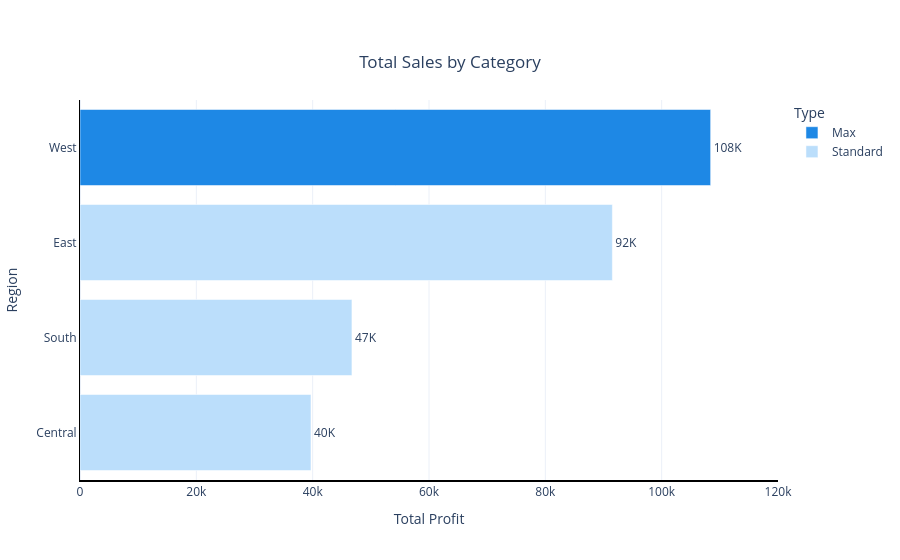

The notebook cell saved with this chart:
### Markdown cell above
>## 2) Bar Chart — Total Profit by Region
>>## Audience Question:
>>>## Which region generates the top of total profit?

### Code cell
profit_by_region = df.groupby("region")["profit"].sum().reset_index()
profit_by_region = profit_by_region.sort_values("profit", ascending=False).reset_index(drop=True)

profit_by_region["type"] = "Standard"
profit_by_region.loc[0, "type"] = "Max"

fig_bar = px.bar(
    profit_by_region,
    x="profit",
    y="region",
    title="Total Profit by Region",
    color="type",
    text=profit_by_region["profit"] / 1000
)

fig_bar.update_yaxes(autorange="reversed")

fig_bar.update_traces(
    texttemplate="%{text:.0f}K",
    textposition="outside"
)

color_map = {
    "Max": "#1E88E5",
    "Standard": "#BBDEFB"
}

fig_bar.for_each_trace(
    lambda t: t.update(marker_color=color_map[t.name])
)

fig_bar.update_layout(
    xaxis_title="Total Profit",
    yaxis_title="Region",
    template="plotly_white",
    xaxis_showgrid=True,
    legend_title="Type",
    title={ "text": "Total Sales by Category",
    "x": 0.5,
    "y": 0.9,
    "xanchor": "center"}
)

fig_bar.update_xaxes(range=[0, 120000])
fig_bar.update_xaxes(showline=True, linewidth=2, linecolor='black')
fig_bar.update_yaxes(showline=True, linewidth=1, linecolor='black')
fig_bar.show()

### Figure 1 — Plotly figure (JSON) as saved in the notebook; plotly's stock layout.template omitted (floating-point values rounded to 4 significant figures)
{"data": [{"hovertemplate": "type=Max<br>profit=%{x}<br>region=%{y}<br>text=%{text}<extra></extra>", "legendgroup": "Max", "marker": {"color": "#1E88E5", "pattern": {"shape": ""}}, "name": "Max", "orientation": "h", "showlegend": true, "text": [108.4], "textposition": "outside", "texttemplate": "%{text:.0f}K", "type": "bar", "x": [108400.0], "xaxis": "x", "y": ["West"], "yaxis": "y"}, {"hovertemplate": "type=Standard<br>profit=%{x}<br>region=%{y}<br>text=%{text}<extra></extra>", "legendgroup": "Standard", "marker": {"color": "#BBDEFB", "pattern": {"shape": ""}}, "name": "Standard", "orientation": "h", "showlegend": true, "text": [91.52, 46.75, 39.71], "textposition": "outside", "texttemplate": "%{text:.0f}K", "type": "bar", "x": [91520.0, 46750.0, 39710.0], "xaxis": "x", "y": ["East", "South", "Central"], "yaxis": "y"}], "layout": {"barmode": "relative", "legend": {"title": {"text": "Type"}, "tracegroupgap": 0}, "title": {"text": "Total Sales by Category", "x": 0.5, "xanchor": "center", "y": 0.9}, "xaxis": {"anchor": "y", "domain": [0, 1], "linecolor": "black", "linewidth": 2, "range": [0, 120000], "showgrid": true, "showline": true, "title": {"text": "Total Profit"}}, "yaxis": {"anchor": "x", "autorange": "reversed", "domain": [0, 1], "linecolor": "black", "linewidth": 1, "showline": true, "title": {"text": "Region"}}}}
